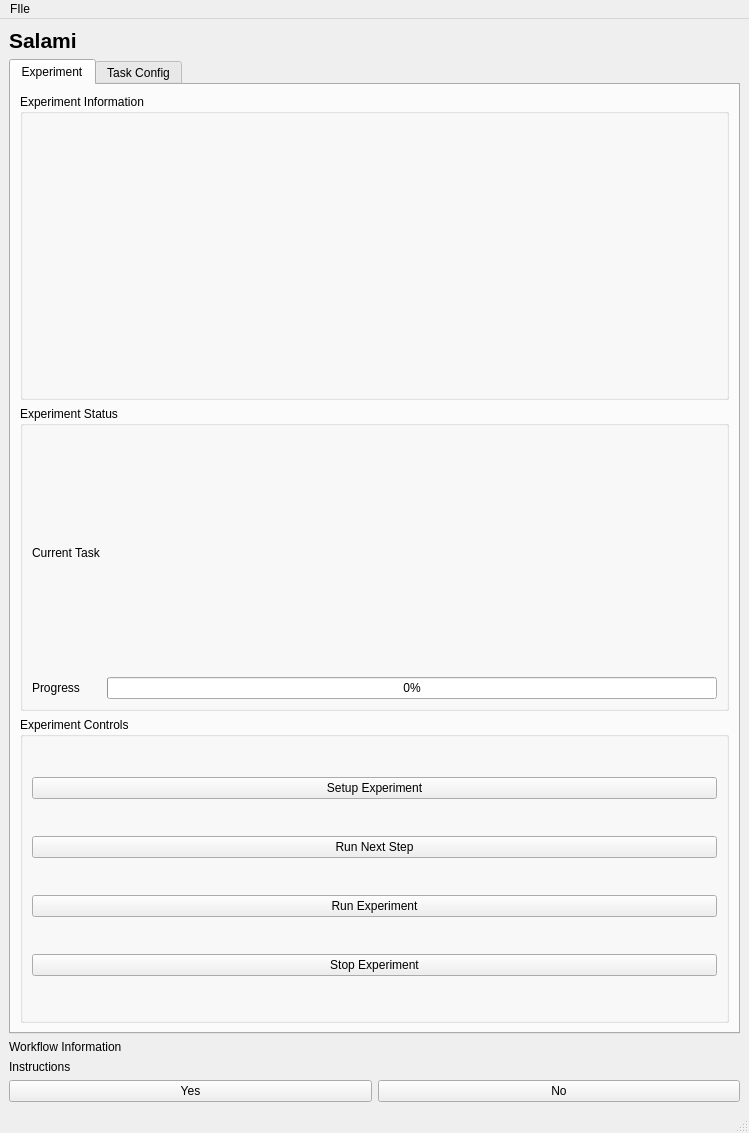
<?xml version="1.0" encoding="UTF-8"?>
<ui version="4.0">
 <class>MainWindow</class>
 <widget class="QMainWindow" name="MainWindow">
  <property name="geometry">
   <rect>
    <x>0</x>
    <y>0</y>
    <width>749</width>
    <height>1133</height>
   </rect>
  </property>
  <property name="windowTitle">
   <string>MainWindow</string>
  </property>
  <widget class="QWidget" name="centralwidget">
   <layout class="QGridLayout" name="gridLayout">
    <item row="4" column="0">
     <widget class="QPushButton" name="pushButton_yes">
      <property name="text">
       <string>Yes</string>
      </property>
     </widget>
    </item>
    <item row="4" column="1">
     <widget class="QPushButton" name="pushButton_no">
      <property name="text">
       <string>No</string>
      </property>
     </widget>
    </item>
    <item row="1" column="0" colspan="2">
     <widget class="QTabWidget" name="tabWidget">
      <property name="toolTipDuration">
       <number>0</number>
      </property>
      <property name="currentIndex">
       <number>0</number>
      </property>
      <widget class="QWidget" name="tabExperiment">
       <attribute name="title">
        <string>Experiment</string>
       </attribute>
       <layout class="QGridLayout" name="gridLayout_2">
        <item row="0" column="1">
         <widget class="QGroupBox" name="groupBoxExpInfo">
          <property name="title">
           <string>Experiment Information</string>
          </property>
         </widget>
        </item>
        <item row="2" column="1">
         <widget class="QGroupBox" name="groupBox_ExperimentControls">
          <property name="title">
           <string>Experiment Controls</string>
          </property>
          <layout class="QGridLayout" name="gridLayout_3">
           <item row="0" column="0" colspan="2">
            <widget class="QPushButton" name="pushButton_RunSetup">
             <property name="text">
              <string>Setup Experiment</string>
             </property>
            </widget>
           </item>
           <item row="1" column="0" colspan="2">
            <widget class="QPushButton" name="pushButtonRunNextStep">
             <property name="text">
              <string>Run Next Step</string>
             </property>
            </widget>
           </item>
           <item row="2" column="0" colspan="2">
            <widget class="QPushButton" name="pushButtonRunExperiment">
             <property name="text">
              <string>Run Experiment</string>
             </property>
            </widget>
           </item>
           <item row="3" column="0" colspan="2">
            <widget class="QPushButton" name="pushButtonStopExperiment">
             <property name="text">
              <string>Stop Experiment</string>
             </property>
            </widget>
           </item>
          </layout>
         </widget>
        </item>
        <item row="1" column="1">
         <widget class="QGroupBox" name="groupBoxExpStatus">
          <property name="title">
           <string>Experiment Status</string>
          </property>
          <layout class="QGridLayout" name="gridLayout_5">
           <item row="1" column="1">
            <widget class="QProgressBar" name="progressBarExpProgress">
             <property name="value">
              <number>0</number>
             </property>
            </widget>
           </item>
           <item row="1" column="0">
            <widget class="QLabel" name="label_2">
             <property name="text">
              <string>Progress</string>
             </property>
            </widget>
           </item>
           <item row="0" column="0">
            <widget class="QLabel" name="label_CurrentTask">
             <property name="text">
              <string>Current Task</string>
             </property>
            </widget>
           </item>
           <item row="0" column="1">
            <widget class="QLabel" name="label_CurrentTaskInfo">
             <property name="text">
              <string/>
             </property>
            </widget>
           </item>
          </layout>
         </widget>
        </item>
       </layout>
      </widget>
      <widget class="QWidget" name="tabTaskConfig">
       <attribute name="title">
        <string>Task Config</string>
       </attribute>
       <layout class="QGridLayout" name="gridLayout_4">
        <item row="0" column="0">
         <widget class="QLabel" name="label">
          <property name="font">
           <font>
            <pointsize>11</pointsize>
            <weight>75</weight>
            <bold>true</bold>
           </font>
          </property>
          <property name="text">
           <string>Task</string>
          </property>
         </widget>
        </item>
        <item row="0" column="1">
         <widget class="QComboBox" name="comboBoxTasks"/>
        </item>
        <item row="1" column="0" colspan="2">
         <widget class="QGroupBox" name="groupBoxTaskParameters">
          <property name="title">
           <string>Parameters</string>
          </property>
         </widget>
        </item>
       </layout>
      </widget>
     </widget>
    </item>
    <item row="0" column="0" colspan="2">
     <widget class="QLabel" name="label_title">
      <property name="font">
       <font>
        <pointsize>16</pointsize>
        <weight>75</weight>
        <bold>true</bold>
       </font>
      </property>
      <property name="text">
       <string>Salami</string>
      </property>
     </widget>
    </item>
    <item row="2" column="0" colspan="2">
     <widget class="QLabel" name="label_workflowInformation">
      <property name="text">
       <string>Workflow Information</string>
      </property>
     </widget>
    </item>
    <item row="3" column="0" colspan="2">
     <widget class="QLabel" name="label_Instructions">
      <property name="text">
       <string>Instructions</string>
      </property>
     </widget>
    </item>
   </layout>
  </widget>
  <widget class="QStatusBar" name="statusbar"/>
  <widget class="QMenuBar" name="menubar">
   <property name="geometry">
    <rect>
     <x>0</x>
     <y>0</y>
     <width>749</width>
     <height>26</height>
    </rect>
   </property>
   <widget class="QMenu" name="menuFile">
    <property name="title">
     <string>FIle</string>
    </property>
    <addaction name="separator"/>
    <addaction name="actionLoad_Experiment"/>
    <addaction name="actionLoad_Config"/>
    <addaction name="actionExport_Config"/>
    <addaction name="actionCreate_New_Experiment"/>
   </widget>
   <addaction name="menuFile"/>
  </widget>
  <action name="actionLoad_Config">
   <property name="text">
    <string>Load Config</string>
   </property>
  </action>
  <action name="actionExport_Config">
   <property name="text">
    <string>Export Config</string>
   </property>
  </action>
  <action name="actionLoad_Experiment">
   <property name="text">
    <string>Load Experiment</string>
   </property>
  </action>
  <action name="actionCreate_New_Experiment">
   <property name="text">
    <string>Create New Experiment</string>
   </property>
  </action>
 </widget>
 <resources/>
 <connections/>
</ui>
